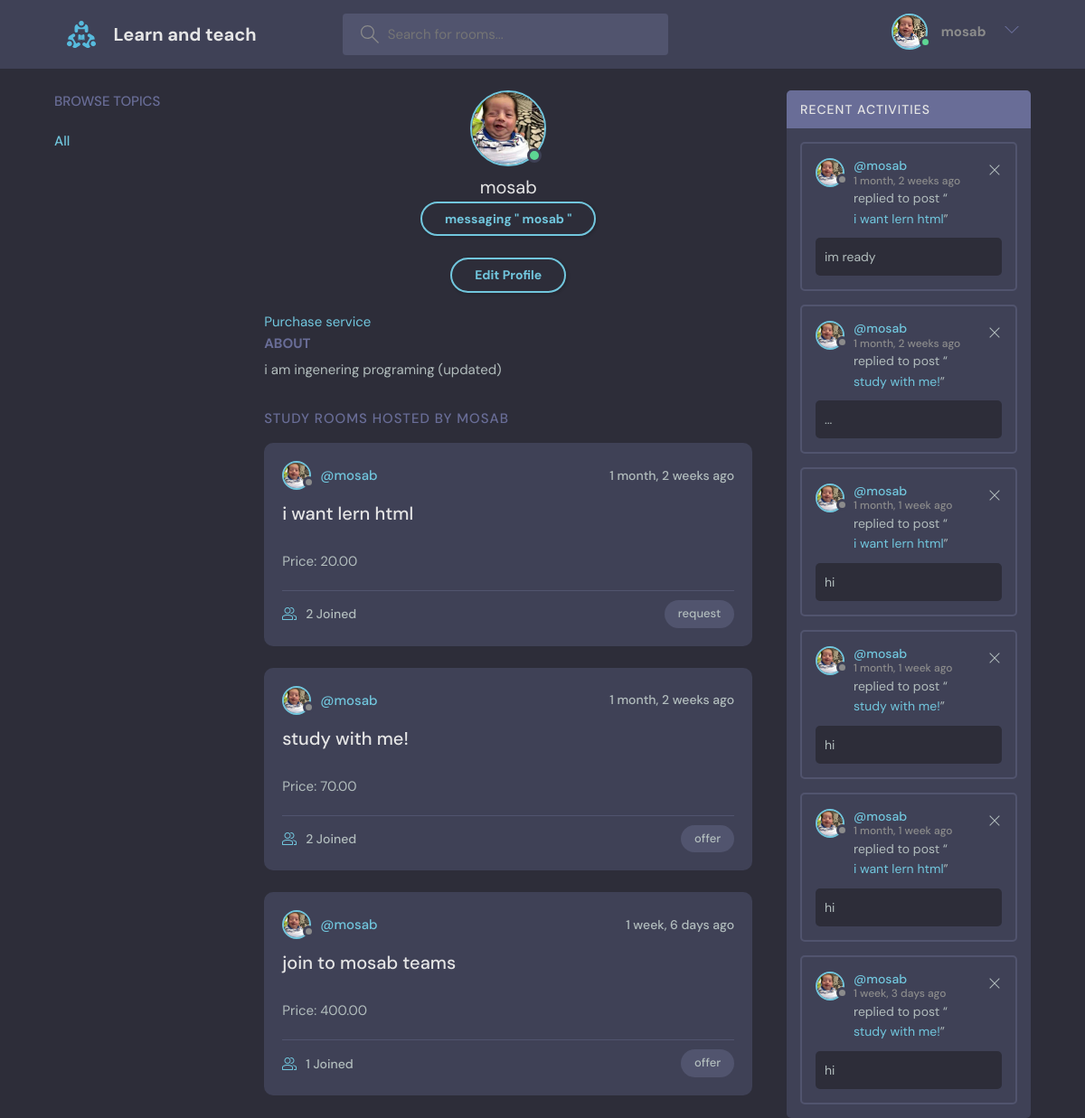
The page /profile/1/ (signed in) on the database its author committed.
### base/models.py (models this page shows, shortened)
class User(AbstractUser):
    name = models.CharField(max_length=200,null=True)
    email = models.EmailField(unique=True,null=True)
    bio = models.TextField(null=True)
    avatar = models.ImageField(null=True,default="avatar.svg")
    USERNAME_FIELD = 'email'
    REQUIRED_FIELDS = []

class Room(models.Model):
    host=models.ForeignKey(User,on_delete=models.SET_NULL,null=True)
    topic=models.ForeignKey(Topic,on_delete=models.SET_NULL,null=True)
    name = models.CharField(max_length=200)
    price = models.DecimalField(max_digits=6,decimal_places=2)
    description = models.TextField(null=True,blank=True)
    participants = models.ManyToManyField(User,related_name='participants',blank=True)
    updated = models.DateTimeField(auto_now=True)
    created = models.DateTimeField(auto_now_add=True)
    class Mata:
        ordering = ['updated','created']
    def __str__(self):
        return self.name

class Topic(models.Model):
    name = models.CharField(max_length=200)

class Message(models.Model):
    user = models.ForeignKey(User,on_delete=models.CASCADE)
    room = models.ForeignKey(Room,on_delete=models.CASCADE)
    body = models.TextField()
    updated = models.DateTimeField(auto_now=True)
    created = models.DateTimeField(auto_now_add=True)
    class Mata:
        ordering = ['-updated','-created']

### base/views.py (the view)
# urls.py: path('profile/<str:pk>/',views.userProfile,name="user-profile"),
@login_required(login_url='login')
def userProfile(request, pk):
    user = User.objects.get(id=pk)
    rooms = user.room_set.all()
    room_messages = user.message_set.all()
    topics = Topic.objects.all()
    context = {'user': user , 'rooms':rooms,'room_messages':room_messages}
    return render(request,'base/profile.html',context)

### base/templates/base/profile.html
{% extends 'main.html' %}
{% block content %}
<main class="profile-page layout layout--3">
  <div class="container">
    {% include 'base/topics_component.html' %}
    <div class="roomList">
      <div class="profile">
        <div class="profile__avatar">
          <div class="avatar avatar--large active">
            <img src="{{user.avatar.url}}" />
          </div>
        </div>
        <div class="profile__info">
          <h3>{{user.name}}</h3>
          <a href="{% url 'privatechat' user.id %}"class="btn btn--main btn--pill">messaging " {{user.username}} "</a>
          <br>
          <br>
          {% if request.user == user %}
          <a href="{% url 'update-user' %}" class="btn btn--main btn--pill">Edit Profile</a>
          {% endif %}
        </div>
        <div class="profile__about">
          <a href="{% url 'checkout' user.id %}">Purchase service
          </a>
          <h3>About</h3>
          <p>
            {{user.bio}}
          </p>
        </div>
      </div>
      <div class="roomList__header">
        <div>
          <h2>Study Rooms Hosted by {{user.name}}</a>
          </h2>
        </div>
      </div>
      {% include 'base/feed_component.html' %}
    </div>
    {% include 'base/activity_component.html' %}
  </div>
</main>
{% endblock content %}

### templates/main.html (shortened to what this page needs)
<!DOCTYPE html>
<html lang="en">
{% load static %}
<head>
<link rel="stylesheet" href="{% static 'styles/style.css' %}" />
</head>
<body>
{% include "navbar.html" %}
{% block content %}
{% endblock content %}
</body>
</html>

### templates/navbar.html (shortened to what this page needs)
{% load static %}
<header class="header header--loggedIn">
    <div class="container">
        <a href="{% url 'home' %}" class="header__logo">
            <img src="{% static 'images/logo.svg' %}" />
            <h1>Learn and teach</h1>
        </a>
        <form action="{% url 'home' %}" method="GET" class="header__search">
            <label>
            <input  name="q" placeholder="Search for rooms..." />
            </label>
        </form>
        <nav class="header__menu">
            {% if request.user.is_authenticated %}
            <div class="header__user">
            <a href="{% url 'user-profile' user.id %}">
                <div class="avatar avatar--medium active">
                <img src="{{request.user.avatar.url}}" />
                </div>
                <h3><p>{{request.user.username}}</p></h3>
            </a>
            <button class="dropdown-button">
                <svg version="1.1" xmlns="http://www.w3.org/2000/svg" width="32" height="32" viewBox="0 0 32 32">
                <title>chevron-down</title>
                <path d="M16 21l-13-13h-3l16 16 16-16h-3l-13 13z"></path>
                </svg>
            </button>
            </div>
            {% endif %}
        </nav>
    </div>
</header>

### base/templates/base/topics_component.html (shortened to what this page needs)
<div class="topics">
    <div class="topics__header">
        <h2>Browse Topics</h2>
    </div>
    <ul class="topics__list">
        <li>
            <a href="{% url 'home' %}" class="active">All </a>
        </li>
    </ul>
</div>

### base/templates/base/feed_component.html (shortened to what this page needs)
{% for room in rooms %}
<div class="roomListRoom">
    <div class="roomListRoom__header">
        <a href="{% url 'user-profile' room.host.id %}" class="roomListRoom__author">
            <div class="avatar avatar--small">
                <img src="{{room.host.avatar.url}}" />
            </div>
            <span>@{{room.host.username}}</span>
        </a>
        <div class="roomListRoom__actions">
            <span>{{room.created|timesince}} ago</span>
        </div>
    </div>
    <div class="roomListRoom__content">
        <a href="{% url 'room' room.id %}">{{room.name}}</a>
    </div>
    <div class="form__group">
        <label for="room_description">Price: {{room.price}}</label>
    </div>
    <div class="roomListRoom__meta">
        <a href="{% url 'room' room.id %}" class="roomListRoom__joined">
            {{room.participants.all.count}} Joined
        </a>
        <p class="roomListRoom__topic">{{room.topic.name}}</p>
    </div>
</div>
{% endfor %}

### base/templates/base/activity_component.html
<div class="activities">
    <div class="activities__header">
        <h2>Recent Activities</h2>
    </div>
    {% for message in room_messages %}
    <div class="activities__box">
        <div class="activities__boxHeader roomListRoom__header">
            <a href="{% url 'user-profile' message.user.id %}" class="roomListRoom__author">
                <div class="avatar avatar--small">
                    <img src="{{message.user.avatar.url}}" />
                </div>
                <p>
                    @{{message.user.username}}
                    <span>{{message.created|timesince}} ago</span>
                </p>
            </a>
            {% if request.user == message.user %}
            <div class="roomListRoom__actions">
                <a href="{% url 'delete-message' message.id %}">
                    <svg version="1.1" xmlns="http://www.w3.org/2000/svg" width="32" height="32" viewBox="0 0 32 32">
                        <title>remove</title>
                        <path
                            d="M27.314 6.019l-1.333-1.333-9.98 9.981-9.981-9.981-1.333 1.333 9.981 9.981-9.981 9.98 1.333 1.333 9.981-9.98 9.98 9.98 1.333-1.333-9.98-9.98 9.98-9.981z">
                        </path>
                    </svg>
                </a>
            </div>
            {% endif %}
        </div>
        <div class="activities__boxContent">
            <p>replied to post “<a href="{% url 'room' message.room.id %}">{{message.room}}</a>”</p>
            <div class="activities__boxRoomContent">{{message.body}}</div>
        </div>
    </div>
    {% endfor %}
</div>

### rows shown on the page
User: user.avatar (picture), user.username "mosab", avatar (picture), name "mosab", username "mosab", bio "i am ingenering programing (updated)", name "MOSAB"
Room: host.avatar (picture), host.username "mosab", created "1 month, 2 weeks", name "i want lern html", price "20.00", participants.all.count "2", topic.name "request"
Room: host.avatar (picture), host.username "mosab", created "1 month, 2 weeks", name "study with me!", price "70.00", participants.all.count "2", topic.name "offer"
Room: host.avatar (picture), host.username "mosab", created "1 week, 6 days", name "join to mosab teams", price "400.00", participants.all.count "1", topic.name "offer"
Message: user.avatar (picture), user.username "mosab", created "1 month, 2 weeks", room "i want lern html", body "im ready"
Message: user.avatar (picture), user.username "mosab", created "1 month, 2 weeks", room "study with me!", body "..."
Message: user.avatar (picture), user.username "mosab", created "1 month, 1 week", room "i want lern html", body "hi"
Message: user.avatar (picture), user.username "mosab", created "1 month, 1 week", room "study with me!", body "hi"
Message: user.avatar (picture), user.username "mosab", created "1 month, 1 week", room "i want lern html", body "hi"
Message: user.avatar (picture), user.username "mosab", created "1 week, 3 days", room "study with me!", body "hi"
